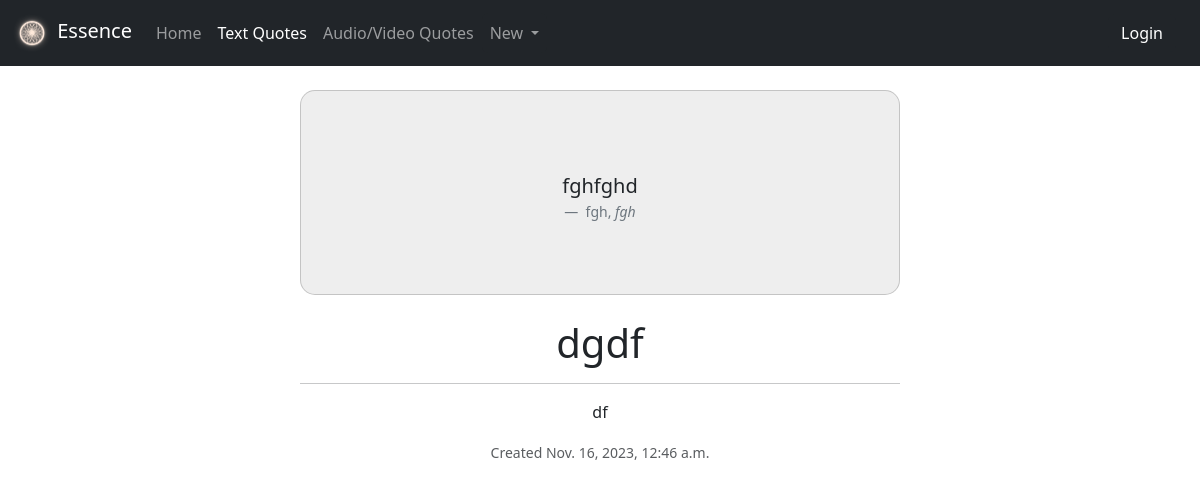
Screenshot of /essence/textquote/3/ with the database file from the repository.
### essence/models.py (models this page shows, shortened)
class TextQuote(models.Model):
    user = models.ForeignKey(User, on_delete=models.DO_NOTHING, default=1)
    metadata = models.OneToOneField(Quote, on_delete=models.CASCADE, primary_key=True)
    quote_text = models.TextField()
    author = models.CharField(max_length=200)
    text_title = models.CharField(max_length=200)

class Quote(models.Model):
    title = models.CharField(max_length=200)
    description = models.TextField(blank=True)
    entry_timestamp = models.DateTimeField(default=timezone.now)

### essence/views.py (the view)
# urls.py: path("textquote/<int:pk>/", views.TextQuoteView.as_view(), name="text_detail"),
class TextQuoteView(generic.DetailView):
    model = TextQuote
    template_name = "essence/textdetail.html"

### essence/templates/essence/textdetail.html (shortened to what this page needs)
{%extends './detail.html'%}
{%block quote_content%}
<figure class="text-center mb-4">
    <blockquote class="blockquote">
        <p class="pb-3">
        <span class="lead">{{textquote.quote_text|linebreaks}}</span>
        </p>
    </blockquote>
    <figcaption class="blockquote-footer mb-0">
        {{textquote.author}}, <i> {{textquote.text_title}} </i>
    </figcaption>
</figure>
{%endblock%}

### essence/templates/essence/detail.html
{% extends './base.html' %}
{% block content %}
<div class="col-6 mx-auto">
    <div class="card" style="border-radius: 15px; background-color: #EEE;">
        <div class="card-body p-5">
            {%block quote_content%}
            {%endblock%}
        </div>
    </div>
    <div class="text-center pt-4">
        <h1 class="display-6">{{object.metadata.title}}</h1>
        {%if object.metadata.description %}
        <hr>
        <p>
            {{object.metadata.description}}
        </p>
        {%endif%}
        <p>
            <small class="text-muted"> Created {{object.metadata.entry_timestamp}}</small>
        </p>
    </div>
</div>
{% endblock %}

### rows the page displays
TextQuote: quote_text "fghfghd", author "fgh", text_title "fgh", metadata "dgdf", metadata.description "df", metadata.entry_timestamp "Nov. 16, 2023, 12:46 a.m."
